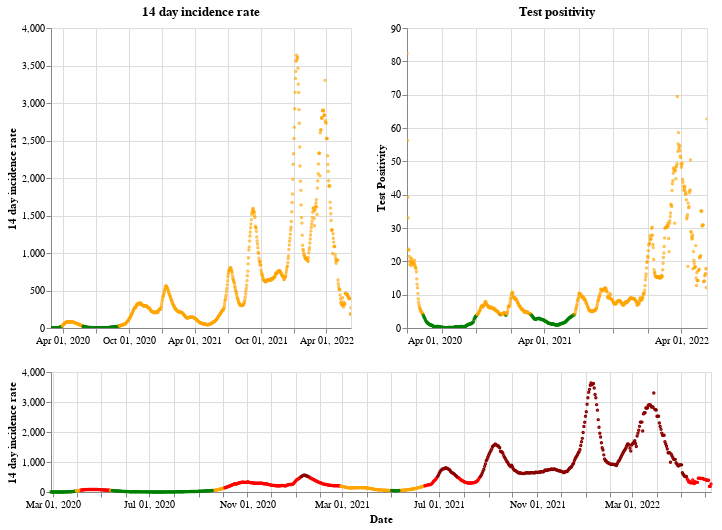

Notebook cell for this chart:
### Markdown cell above
## Scotland

### Code cell
plot_traffic_light('Scotland')

### Figure 1 — Vega-Lite specification as saved in the notebook (floating-point values rounded to 4 significant figures; data arrays with more than 128 entries replaced by an {"elided": "..."} marker saying what was removed)
{"config": {"view": {"continuousWidth": 400, "continuousHeight": 300}}, "vconcat": [{"hconcat": [{"mark": {"type": "point", "size": 2}, "encoding": {"color": {"condition": {"value": "green", "test": "(datum.twoWeeklyCasesRate <= 25)"}, "value": "orange"}, "tooltip": [{"type": "nominal", "field": "areaName"}, {"type": "temporal", "field": "date"}, {"type": "quantitative", "field": "twoWeeklyCasesRate"}, {"type": "quantitative", "field": "testPositivity"}], "x": {"type": "temporal", "axis": {"title": ""}, "field": "date", "scale": {"domain": {"selection": "DateBrush"}}, "timeUnit": "yearmonthdate"}, "y": {"type": "quantitative", "axis": {"title": "14 day incidence rate"}, "field": "twoWeeklyCasesRate"}}, "title": "14 day incidence rate", "width": 300}, {"mark": {"type": "point", "size": 2}, "encoding": {"color": {"condition": {"value": "green", "test": "(datum.testPositivity <= 4)"}, "value": "orange"}, "tooltip": [{"type": "nominal", "field": "areaName"}, {"type": "temporal", "field": "date"}, {"type": "quantitative", "field": "twoWeeklyCasesRate"}, {"type": "quantitative", "field": "testPositivity"}], "x": {"type": "temporal", "axis": {"title": ""}, "field": "date", "scale": {"domain": {"selection": "DateBrush"}}, "timeUnit": "yearmonthdate"}, "y": {"type": "quantitative", "axis": {"title": "Test Positivity"}, "field": "testPositivity"}}, "title": "Test positivity", "width": 300}]}, {"layer": [{"mark": {"type": "point", "size": 2}, "encoding": {"color": {"condition": {"value": "orange", "test": "(((datum.testPositivity < 4) && (datum.twoWeeklyCasesRate >= 50)) && (datum.twoWeeklyCasesRate < 200))"}, "value": "red"}, "opacity": {"condition": {"value": 1, "test": "((datum.twoWeeklyCasesRate >= 50) && (datum.twoWeeklyCasesRate < 500))"}, "value": 0}, "tooltip": [{"type": "nominal", "field": "areaName"}, {"type": "temporal", "field": "date"}, {"type": "quantitative", "field": "twoWeeklyCasesRate"}, {"type": "quantitative", "field": "testPositivity"}], "x": {"type": "temporal", "axis": {"title": "Date"}, "field": "date", "timeUnit": "yearmonthdate"}, "y": {"type": "quantitative", "axis": {"title": "14 day incidence rate"}, "field": "twoWeeklyCasesRate"}}, "selection": {"DateBrush": {"type": "interval", "encodings": ["x"], "fields": ["Time"]}}}, {"mark": {"type": "point", "size": 2}, "encoding": {"color": {"value": "darkred"}, "opacity": {"condition": {"value": 1, "test": "(datum.twoWeeklyCasesRate >= 500)"}, "value": 0}, "tooltip": [{"type": "nominal", "field": "areaName"}, {"type": "temporal", "field": "date"}, {"type": "quantitative", "field": "twoWeeklyCasesRate"}, {"type": "quantitative", "field": "testPositivity"}], "x": {"type": "temporal", "axis": {"title": "Date"}, "field": "date", "timeUnit": "yearmonthdate"}, "y": {"type": "quantitative", "axis": {"title": "14 day incidence rate"}, "field": "twoWeeklyCasesRate"}}}, {"mark": {"type": "point", "size": 2}, "encoding": {"color": {"condition": {"value": "green", "test": "((datum.testPositivity < 4) && (datum.twoWeeklyCasesRate < 50))"}, "value": "orange"}, "opacity": {"condition": {"value": 1, "test": "(datum.twoWeeklyCasesRate < 50)"}, "value": 0}, "tooltip": [{"type": "nominal", "field": "areaName"}, {"type": "temporal", "field": "date"}, {"type": "quantitative", "field": "twoWeeklyCasesRate"}, {"type": "quantitative", "field": "testPositivity"}], "x": {"type": "temporal", "axis": {"title": "Date"}, "field": "date", "timeUnit": "yearmonthdate"}, "y": {"type": "quantitative", "axis": {"title": "14 day incidence rate"}, "field": "twoWeeklyCasesRate"}}}], "height": 120, "width": 660}], "data": {"name": "data-0d353ce5efc488c105eba97002f89642"}, "$schema": "https://vega.github.io/schema/vega-lite/v4.8.1.json", "datasets": {"data-0d353ce5efc488c105eba97002f89642": {"elided": "832 records"}}}
